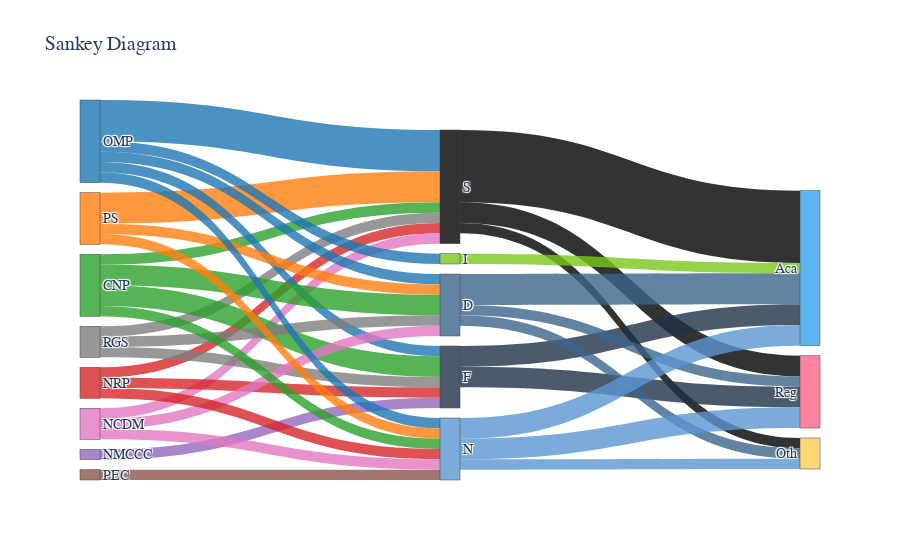

The notebook cell saved with this chart:
### Code cell
import pandas as pd
import plotly.graph_objects as go

df = pd.read_csv('sankey_assignment.csv')

sources = ['OMP', 'PS', 'CNP', 'NRP', 'NMCCC', 'PEC', 'NCDM', 'RGS']
labels = df['LABEL'].tolist()
targets = ['Reg', 'Aca', 'Oth']
nodes = sources + labels + targets

source_colors = {
    'OMP': 'rgba(31, 119, 180, 0.8)',  # Blue
    'PS': 'rgba(255, 127, 14, 0.8)',   # Orange
    'CNP': 'rgba(44, 160, 44, 0.8)',   # Green
    'NRP': 'rgba(214, 39, 40, 0.8)',   # Red
    'NMCCC': 'rgba(148, 103, 189, 0.8)', # Purple
    'PEC': 'rgba(140, 86, 75, 0.8)',   # Brown
    'NCDM': 'rgba(227, 119, 194, 0.8)', # Pink
    'RGS': 'rgba(127, 127, 127, 0.8)'  # Gray
}

label_colors = {label: f'rgba({(idx * 30) % 255}, {(idx * 50) % 255}, {(idx * 70) % 255}, 0.8)'
                for idx, label in enumerate(labels)}


target_colors = {
    'Reg': 'rgba(255, 99, 132, 0.8)',
    'Aca': 'rgba(54, 162, 235, 0.8)',
    'Oth': 'rgba(255, 206, 86, 0.8)'
}

# Assign colors to nodes
node_colors = (
    [source_colors[source] for source in sources] +
    [label_colors[label] for label in labels] +
    [target_colors[target] for target in targets]
)

# Prepare links and link colors
links = []
link_colors = []

for idx, row in df.iterrows():
    label = row['LABEL']
    label_idx = nodes.index(label)

    for source in sources:
        value = row[source]
        if value > 0:
            source_idx = nodes.index(source)
            links.append({
                'source': source_idx,
                'target': label_idx,
                'value': value
            })
            link_colors.append(source_colors[source])

    for target in targets:
        value = row[target]
        if value > 0:
            target_idx = nodes.index(target)
            links.append({
                'source': label_idx,
                'target': target_idx,
                'value': value
            })
            link_colors.append(label_colors[label]) 

fig = go.Figure(go.Sankey(
    node=dict(
        pad=10,
        thickness=20,
        label=nodes,
        color=node_colors 
    ),
    link=dict(
        source=[link['source'] for link in links],
        target=[link['target'] for link in links],
        value=[link['value'] for link in links],
        color=link_colors 
    )
))

fig.update_layout(
    title_text="Sankey Diagram",
    font=dict(family="Arial", size=14)
)

fig.show()

### Figure 1 — Plotly figure (JSON) as saved in the notebook; plotly's stock layout.template omitted (floating-point values rounded to 4 significant figures)
{"data": [{"link": {"color": ["rgba(31, 119, 180, 0.8)", "rgba(255, 127, 14, 0.8)", "rgba(44, 160, 44, 0.8)", "rgba(214, 39, 40, 0.8)", "rgba(227, 119, 194, 0.8)", "rgba(127, 127, 127, 0.8)", "rgba(0, 0, 0, 0.8)", "rgba(0, 0, 0, 0.8)", "rgba(0, 0, 0, 0.8)", "rgba(31, 119, 180, 0.8)", "rgba(44, 160, 44, 0.8)", "rgba(214, 39, 40, 0.8)", "rgba(148, 103, 189, 0.8)", "rgba(127, 127, 127, 0.8)", "rgba(30, 50, 70, 0.8)", "rgba(30, 50, 70, 0.8)", "rgba(31, 119, 180, 0.8)", "rgba(255, 127, 14, 0.8)", "rgba(44, 160, 44, 0.8)", "rgba(227, 119, 194, 0.8)", "rgba(127, 127, 127, 0.8)", "rgba(60, 100, 140, 0.8)", "rgba(60, 100, 140, 0.8)", "rgba(60, 100, 140, 0.8)", "rgba(31, 119, 180, 0.8)", "rgba(255, 127, 14, 0.8)", "rgba(44, 160, 44, 0.8)", "rgba(214, 39, 40, 0.8)", "rgba(140, 86, 75, 0.8)", "rgba(227, 119, 194, 0.8)", "rgba(90, 150, 210, 0.8)", "rgba(90, 150, 210, 0.8)", "rgba(90, 150, 210, 0.8)", "rgba(31, 119, 180, 0.8)", "rgba(120, 200, 25, 0.8)"], "source": [0, 1, 2, 3, 6, 7, 8, 8, 8, 0, 2, 3, 4, 7, 9, 9, 0, 1, 2, 6, 7, 10, 10, 10, 0, 1, 2, 3, 5, 6, 11, 11, 11, 0, 12], "target": [8, 8, 8, 8, 8, 8, 13, 14, 15, 9, 9, 9, 9, 9, 13, 14, 10, 10, 10, 10, 10, 13, 14, 15, 11, 11, 11, 11, 11, 11, 13, 14, 15, 12, 14], "value": [4, 3, 1, 1, 1, 1, 2, 7, 1, 1, 2, 1, 1, 1, 2, 2, 1, 1, 2, 1, 1, 1, 3, 1, 1, 1, 1, 1, 1, 1, 2, 2, 1, 1, 1]}, "node": {"color": ["rgba(31, 119, 180, 0.8)", "rgba(255, 127, 14, 0.8)", "rgba(44, 160, 44, 0.8)", "rgba(214, 39, 40, 0.8)", "rgba(148, 103, 189, 0.8)", "rgba(140, 86, 75, 0.8)", "rgba(227, 119, 194, 0.8)", "rgba(127, 127, 127, 0.8)", "rgba(0, 0, 0, 0.8)", "rgba(30, 50, 70, 0.8)", "rgba(60, 100, 140, 0.8)", "rgba(90, 150, 210, 0.8)", "rgba(120, 200, 25, 0.8)", "rgba(255, 99, 132, 0.8)", "rgba(54, 162, 235, 0.8)", "rgba(255, 206, 86, 0.8)"], "label": ["OMP", "PS", "CNP", "NRP", "NMCCC", "PEC", "NCDM", "RGS", "S", "F", "D", "N", "I", "Reg", "Aca", "Oth"], "pad": 10, "thickness": 20}, "type": "sankey"}], "layout": {"font": {"family": "Arial", "size": 14}, "title": {"text": "Sankey Diagram"}}}
